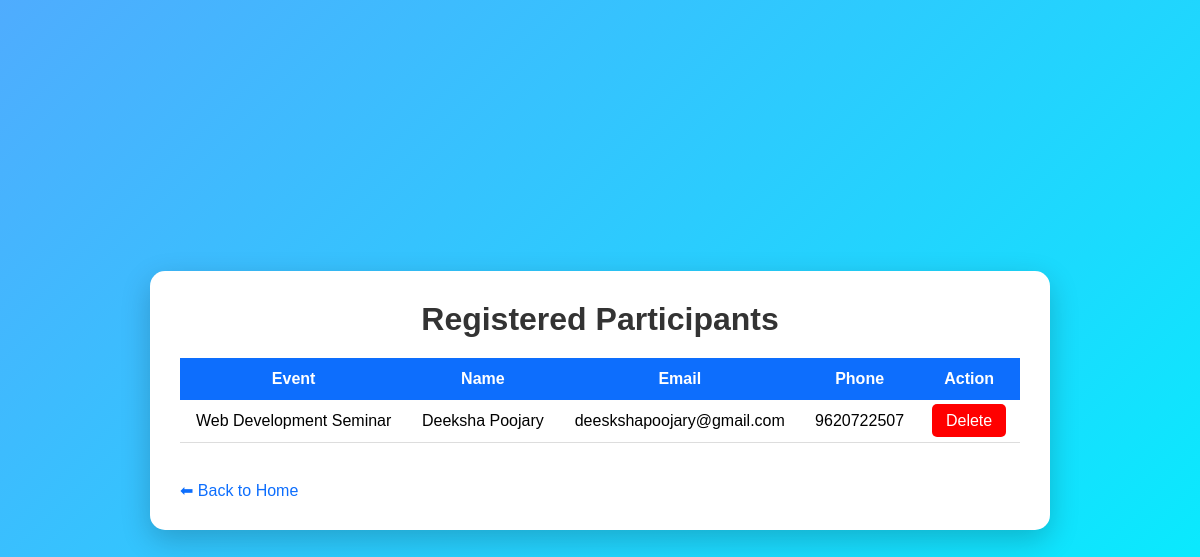
The page /registrations on the database its author committed.
### tables this page shows
CREATE TABLE registrations(
        id INTEGER PRIMARY KEY AUTOINCREMENT,
        event_id INTEGER,
        name TEXT,
        email TEXT,
        phone TEXT
    );

CREATE TABLE events(
        id INTEGER PRIMARY KEY AUTOINCREMENT,
        title TEXT,
        date TEXT,
        venue TEXT,
        description TEXT
    );

### app.py (the view)
@app.route("/registrations")
def registrations():
    conn = sqlite3.connect("events.db")
    c = conn.cursor()
    c.execute("""
    SELECT registrations.id,
           events.title,
           registrations.name,
           registrations.email,
           registrations.phone
    FROM registrations
    JOIN events
    ON registrations.event_id = events.id
    """)
    data = c.fetchall()
    conn.close()
    return render_template("registrations.html", registrations=data)

### templates/registrations.html (shortened to what this page needs)
<!DOCTYPE html>
<html lang="en">
<head>
    <link rel="stylesheet"
          href="{{ url_for('static', filename='style.css') }}">
</head>
<body>
<div class="container">
    <h1>Registered Participants</h1>
    <table>
        <tr>
            <th>Event</th>
            <th>Name</th>
            <th>Email</th>
            <th>Phone</th>
            <th>Action</th>
        </tr>
        {% for r in registrations %}
        <tr>
            <td>{{ r[1] }}</td>
            <td>{{ r[2] }}</td>
            <td>{{ r[3] }}</td>
            <td>{{ r[4] }}</td>
            <td>
                <a href="/delete/{{ r[0] }}" class="delete">
                    Delete
                </a>
            </td>
        </tr>
        {% endfor %}
    </table>
    <br>
    <a href="/" class="back">
        ⬅ Back to Home
    </a>
</div>
</body>
</html>

### static/style.css (style rules this page uses)
* { margin:0; padding:0; box-sizing:border-box; font-family:Arial, sans-serif; }
body { background:linear-gradient(135deg,#4facfe,#00f2fe); min-height:100vh; display:flex; justify-content:center; align-items:center; padding:30px; }
.container { width:90%; max-width:900px; background:white; padding:30px; border-radius:15px; box-shadow:0 10px 30px rgba(0,0,0,0.2); }
h1 { text-align:center; margin-bottom:10px; color:#333; }
table { width:100%; border-collapse:collapse; margin-top:20px; }
table th { background:#0d6efd; color:white; padding:12px; }
table td { padding:12px; border-bottom:1px solid #ddd; text-align:center; }
.delete { background:red; color:white; padding:8px 14px; text-decoration:none; border-radius:5px; }
.back { display:inline-block; margin-top:20px; text-decoration:none; color:#0d6efd; }

### rows shown on the page
registrations: title "Web Development Seminar", name "Deeksha Poojary", email "deeskshapoojary@gmail.com", phone "9620722507"
